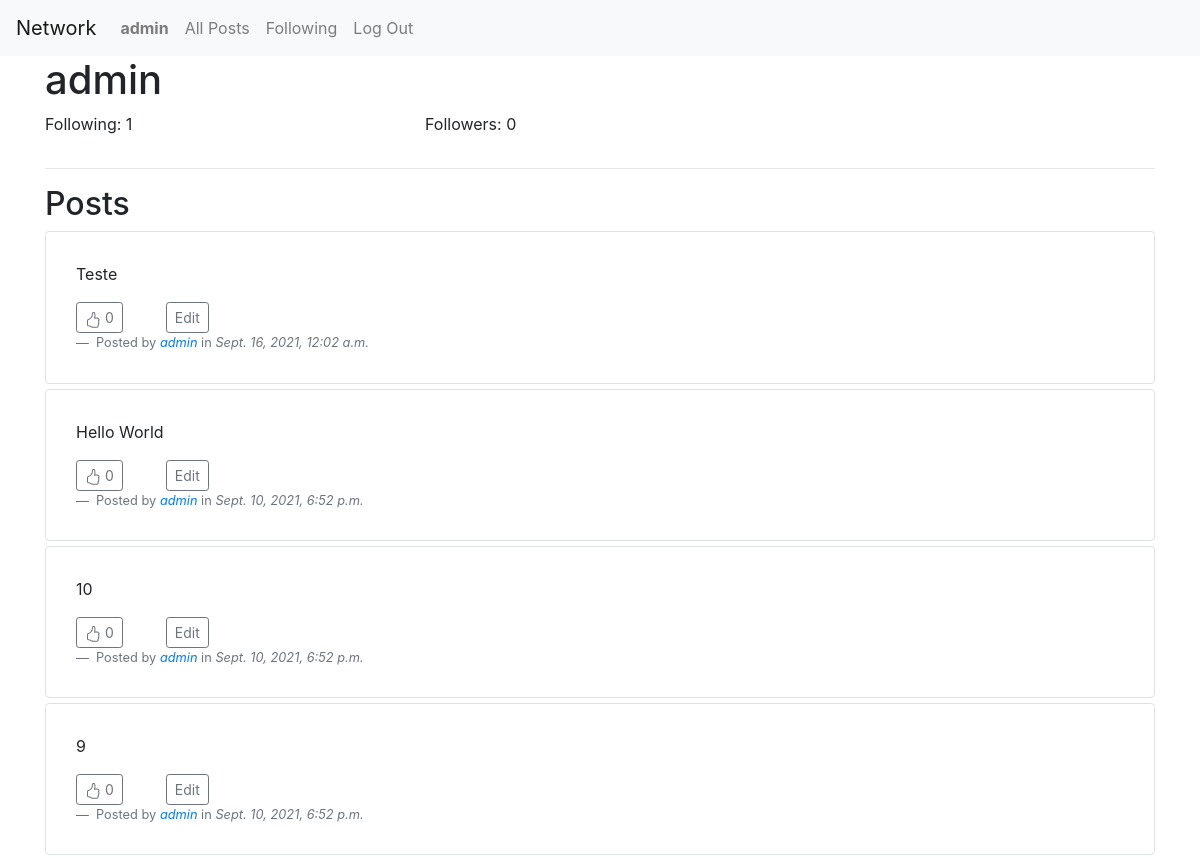
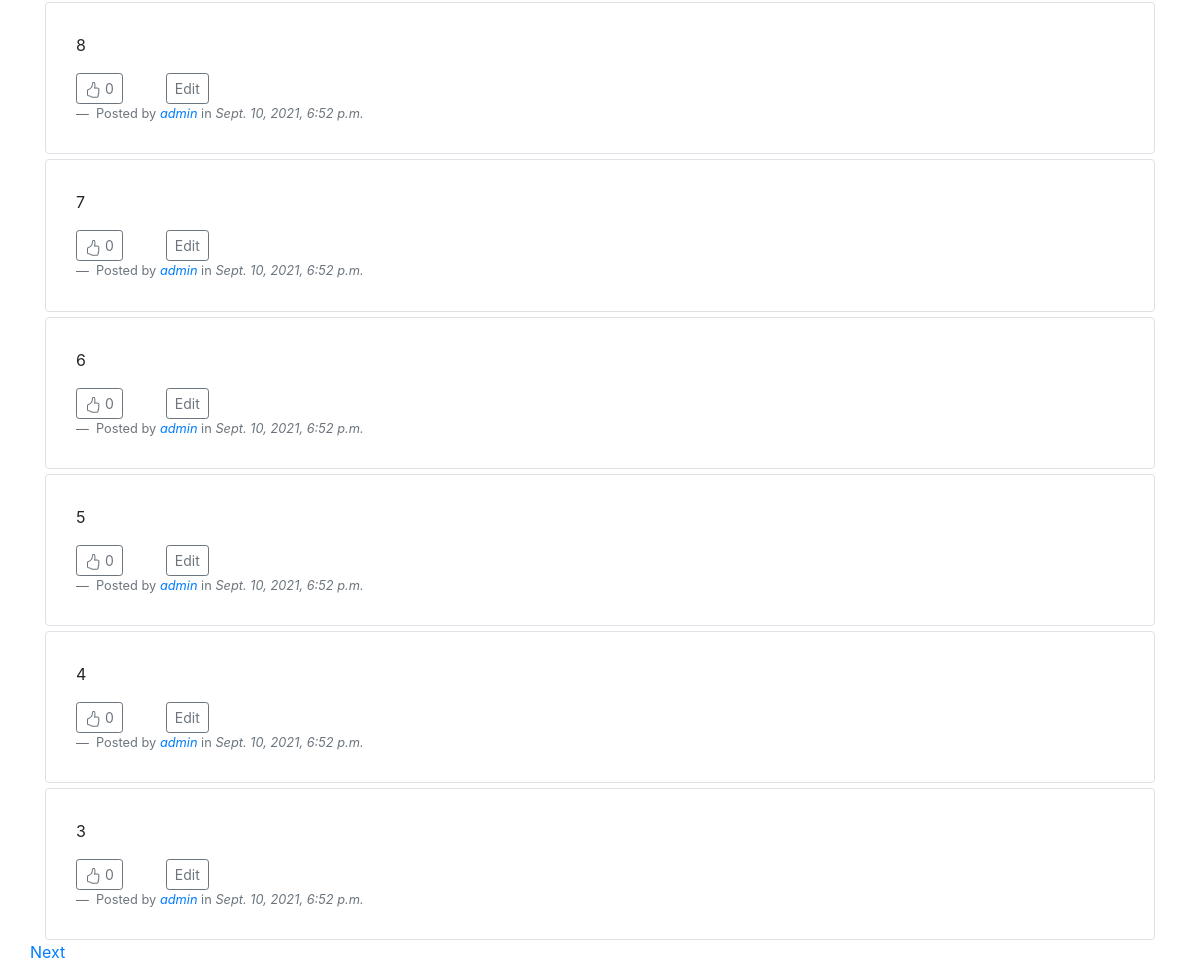
Screenshot of /u/admin (signed in) with the database file from the repository (2 pictures, top to bottom).
### network/models.py (models this page shows)
class User(AbstractUser):
    pass

class Post(models.Model):
    author = models.ForeignKey("User", on_delete=models.CASCADE, related_name="author")
    content = models.TextField()
    dateTime = models.DateTimeField()

### network/views.py (the view)
# urls.py: path("u/<str:username>",views.profile, name="profile"),
@login_required
def profile(request, username):
    if request.method == "GET":
        currentUser = functions.ProfileData().get(request.user.username)
        postsPaginator = Paginator(functions.ProfileData().get(username).posts, 10)
        page_num = request.GET.get("page")
        page = postsPaginator.get_page(page_num)
        return render(
            request,
            "network/profile.html",
            {
                "profile": functions.ProfileData().get(username),
                "isFollowing": currentUser.checkIfIsFollowing(username),
                "page": page,
            },
        )
    elif (
        request.method == "POST"
    ):  # Create a form in the view that the submit button follows.
        functions.followOrUnfollowFollowedFollowing(username, request.user.username)
        return HttpResponseRedirect(reverse("profile", args=[username]))

### network/functions.py (called while the page is built)
def checkIfUserLikedPost(user, post):
    if Like.objects.filter(post=post, personThatLike=user).count() > 0:
        return True
    else:
        return False

    def checkIfIsFollowing(self, username):
        selfDataQuery = User.objects.get(username=self.username)
        userToCheckDataQuery = User.objects.get(username=username)
        followRelationQuery = FollowRelations.objects.filter(
            following=selfDataQuery
        ).filter(followed=userToCheckDataQuery)
        if followRelationQuery.count() > 0:
            return True
        return False

    def get(self, username):
        userModelData = User.objects.get(username=username)
        postModelData = Post.objects.filter(author=userModelData).order_by("-dateTime")
        self.username = username
        self.following = FollowRelations.objects.filter(
            following=userModelData
        ).count()
        self.followers = FollowRelations.objects.filter(
            followed=userModelData
        ).count()
        for post in postModelData:
            post.liked = checkIfUserLikedPost(userModelData, post)
            post.likes = Like.objects.filter(post=post).count()
            self.posts.append(post)
        return self

### network/templates/network/profile.html (shortened to what this page needs)
{% extends "network/layout.html" %}
{% block body %}
    <h1>{{ profile.username }}</h1>
    <div class="row">
        <div class="col">
            <p>Following: {{ profile.following }}</p>
        </div>
        <div class="col">
            <p>Followers: {{ profile.followers }}</p>
        </div>
        <div class="col">
        </div>
    </div>
    <hr>
    <h2>Posts</h2>
    <div class="posts">
        {% for post in page %}
        <div class="PostsDiv border rounded" id="post-{{ post.id }}">
            <p>{{ post.content }}</p>
            <div class="row">
                <div class="col-1">
                    {% if post.liked %}
                        <button class="btn btn-sm btn-outline-primary likeButton" id="like-{{ post.id }}">
                            <svg xmlns="http://www.w3.org/2000/svg" width="16" height="16" fill="currentColor" class="bi bi-hand-thumbs-up-fill" viewBox="0 0 16 16">
                                <path d="M6.956 1.745C7.021.81 7.908.087 8.864.325l.261.066c.463.116.874.456 1.012.965.22.816.533 2.511.062 4.51a9.84 9.84 0 0 1 .443-.051c.713-.065 1.669-.072 2.516.21.518.173.994.681 1.2 1.273.184.532.16 1.162-.234 1.733.058.119.103.242.138.363.077.27.113.567.113.856 0 .289-.036.586-.113.856-.039.135-.09.273-.16.404.169.387.107.819-.003 1.148a3.163 3.163 0 0 1-.488.901c.054.152.076.312.076.465 0 .305-.089.625-.253.912C13.1 15.522 12.437 16 11.5 16H8c-.605 0-1.07-.081-1.466-.218a4.82 4.82 0 0 1-.97-.484l-.048-.03c-.504-.307-.999-.609-2.068-.722C2.682 14.464 2 13.846 2 13V9c0-.85.685-1.432 1.357-1.615.849-.232 1.574-.787 2.132-1.41.56-.627.914-1.28 1.039-1.639.199-.575.356-1.539.428-2.59z"/>
                            </svg> {{ post.likes }}
                        </button>
                    {% else %}
                        <button class="btn btn-sm btn-outline-secondary likeButton" id="like-{{ post.id }}">
                             {{ post.likes }}
                        </button>
                    {% endif %}
                </div>
                <div class="col">
                    {% if post.author == user %}
                        <button class="btn btn-outline-secondary btn-sm editPostButton">Edit</button>
                    {% endif %}
                </div>
                <div class="col">
                </div>
            </div>
            <footer class="blockquote-footer">
                Posted by <cite title="Source Title"><a href="{% url 'profile' post.author %}">{{ post.author }}</a> </cite>in<cite tittle="Source Title"> {{ post.dateTime}}</cite>
            </footer>
        </div>
        {% endfor %}
        <div class="row center">
            {% if page.has_next %}
                <a href="{% url 'profile' profile.username %}?page={{ page.next_page_number }}">Next</a>
            {% endif %}
        </div>
    </div>
{% endblock %}

### network/templates/network/layout.html (shortened to what this page needs)
{% load static %}
<!DOCTYPE html>
<html lang="en">
    <head>
        <link rel="stylesheet" href="https://stackpath.bootstrapcdn.com/bootstrap/4.4.1/css/bootstrap.min.css">
        <link href="{% static 'network/styles.css' %}" rel="stylesheet">
    </head>
    <body>
        <nav class="navbar navbar-expand-lg navbar-light bg-light">
            <a class="navbar-brand" href="{% url 'index' %}">Network</a>
            <div>
              <ul class="navbar-nav mr-auto">
                {% if user.is_authenticated %}
                    <li class="nav-item">
                        <a class="nav-link" href="{% url 'profile' user.username %}"><strong>{{ user.username }}</strong></a>
                    </li>
                {% endif %}
                <li class="nav-item">
                  <a class="nav-link" href="{% url 'index' %}">All Posts</a>
                </li>
                {% if user.is_authenticated %}
                    <li class="nav-item">
                        <a class="nav-link" href="{% url 'following' %}">Following</a>
                    </li>
                    <li class="nav-item">
                        <a class="nav-link" href="{% url 'logout' %}">Log Out</a>
                    </li>
                {% endif %}
              </ul>
            </div>
          </nav>
        <div class="body container">
            {% block body %}
            {% endblock %}
        </div>
    </body>
</html>

### network/static/network/styles.css (style rules this page uses)
.PostsDiv { padding: 30px; margin-top: 5px; }

### rows the page displays
User: username "admin"
Post: content "Teste", likes "0", shows "Edit", author "admin", dateTime "Sept. 16, 2021, 12:02 a.m."
Post: content "Hello World", likes "0", shows "Edit", author "admin", dateTime "Sept. 10, 2021, 6:52 p.m."
Post: content "10", likes "0", shows "Edit", author "admin", dateTime "Sept. 10, 2021, 6:52 p.m."
Post: content "9", likes "0", shows "Edit", author "admin", dateTime "Sept. 10, 2021, 6:52 p.m."
Post: content "8", likes "0", shows "Edit", author "admin", dateTime "Sept. 10, 2021, 6:52 p.m."
Post: content "7", likes "0", shows "Edit", author "admin", dateTime "Sept. 10, 2021, 6:52 p.m."
Post: content "6", likes "0", shows "Edit", author "admin", dateTime "Sept. 10, 2021, 6:52 p.m."
Post: content "5", likes "0", shows "Edit", author "admin", dateTime "Sept. 10, 2021, 6:52 p.m."
Post: content "4", likes "0", shows "Edit", author "admin", dateTime "Sept. 10, 2021, 6:52 p.m."
Post: content "3", likes "0", shows "Edit", author "admin", dateTime "Sept. 10, 2021, 6:52 p.m."

### other values shown
{{ profile.following }} "1"
{{ profile.followers }} "0"
